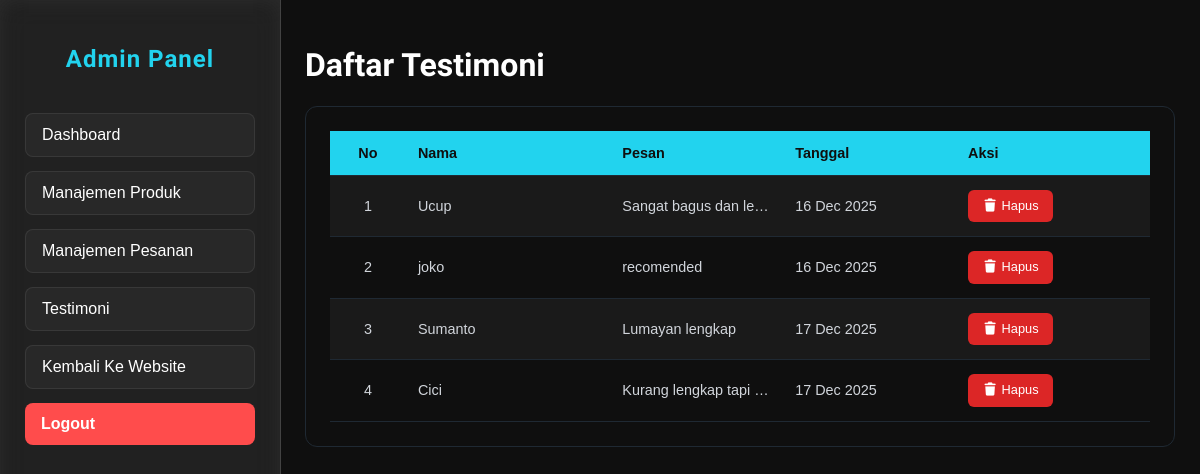
Screenshot of /pages/admin/testimoni.php (signed in) with the database file from the repository.
### tables this page shows
CREATE TABLE `testimonials` (
  `id` int(11) NOT NULL,
  `nama` varchar(50) NOT NULL,
  `pesan` text NOT NULL,
  `created_at` datetime DEFAULT current_timestamp()
);

### pages/admin/testimoni.php (the view, shortened to what this page needs)
<?php
include '../../config/koneksi.php';
$testimoni = mysqli_query(
    $conn,
    "SELECT * FROM testimonials ORDER BY created_at ASC"
);
?>
<?php include 'metaAdmin.php'; ?>
<body>
    <?php include 'sidebar.php'; ?>
    <div class="main-content">
        <div class="content-wrapper">
            <header>
                <h1>Daftar Testimoni</h1>
            </header>
            <div class="table-wrapper">
                <table>
                    <tr>
                        <th>No</th>
                        <th>Nama</th>
                        <th>Pesan</th>
                        <th>Tanggal</th>
                        <th>Aksi</th>
                    </tr>
                    <?php
                    $no = 1;
                    if ($testimoni && mysqli_num_rows($testimoni) > 0) {
                        while ($t = mysqli_fetch_assoc($testimoni)) {
                    ?>
                            <tr>
                                <td><?= $no++; ?></td>
                                <td><?= htmlspecialchars($t['nama']); ?></td>
                                <td><?= htmlspecialchars($t['pesan']); ?></td>
                                <td><?= date('d M Y', strtotime($t['created_at'])); ?></td>
                                <td>
                                    <a class="action-btn-del"
                                        href="../../controllers/deleteTestimoni.php?id=<?= $t['id']; ?>"
                                        onclick="return confirm('Hapus testimoni ini?')">
                                        <i class="fa-solid fa-trash"></i> Hapus
                                    </a>
                                </td>
                            </tr>
                        <?php
                        }
                    } ?>
                </table>
            </div>
        </div>

### assets/css/adminStyles/global.css (style rules this page uses)
:root { --color-primary: #22d3ee; --color-primary-hover: #a1e9f4; --color-secondary: #1a1a1a; --color-tertiary: #0f0f0f; --glass-bg: rgba(255, 255, 255, 0.08); --glass-border: rgba(255, 255, 255, 0.15); }
* { scroll-behavior: smooth; }
h1,h2,h3 { font-family: 'Orbitron', sans-serif; }
body { margin: 0; font-family: Arial, sans-serif; background-color: var(--color-tertiary); color: var(--color-text); }
.main-content { margin-left: 280px; color: white; transition: 0.3s ease; min-height: 100vh; display: flex; flex-direction: column; padding: 0; }
.content-wrapper { padding: 25px 25px 0 25px; flex: 1; }

### assets/css/adminStyles/testi.css (style rules this page uses)
.table-wrapper { background: var(--color-tertiary); padding: 24px; border-radius: 12px; border: 1px solid #1f2933; overflow-x: auto; }
.table-wrapper table { width: 100%; min-width: 700px; border-collapse: collapse; table-layout: fixed; font-family: Arial, sans-serif; font-size: 0.9rem; color: #e5e7eb; }
.table-wrapper th { background: var(--color-primary); color: var(--color-tertiary); font-weight: 600; padding: 14px 12px; text-align: left; border-bottom: 1px solid #1f2933; white-space: nowrap; }
.table-wrapper td { padding: 14px 12px; border-bottom: 1px solid #1f2933; color: #d1d5db; line-height: 1.6; vertical-align: middle; overflow: hidden; text-overflow: ellipsis; white-space: nowrap; }
.table-wrapper tr:nth-child(even) { background-color: var(--color-secondary); }
.table-wrapper th:nth-child(1), .table-wrapper td:nth-child(1) { width: 48px; text-align: center; }
.table-wrapper th:nth-child(2), .table-wrapper td:nth-child(2) { width: 22%; }
.table-wrapper th:nth-child(3), .table-wrapper td:nth-child(3) { width: 140px; }
.table-wrapper th:nth-child(4), .table-wrapper td:nth-child(4) { width: 140px; }
.table-wrapper th:nth-child(5), .table-wrapper td:nth-child(5) { width: 160px; }
.table-wrapper .action-btn-del { display: inline-block; padding: 6px 14px; background: #dc2626; color: #ffffff; border-radius: 6px; font-size: 0.8rem; font-weight: 500; text-decoration: none; transition:0.2s; white-space: nowrap; }

### rows the page displays
testimonials: nama "Ucup", pesan "Sangat bagus dan le…", created_at "16 Dec 2025"
testimonials: nama "joko", pesan "recomended", created_at "16 Dec 2025"
testimonials: nama "Sumanto", pesan "Lumayan lengkap", created_at "17 Dec 2025"
testimonials: nama "Cici", pesan "Kurang lengkap tapi…", created_at "17 Dec 2025"
